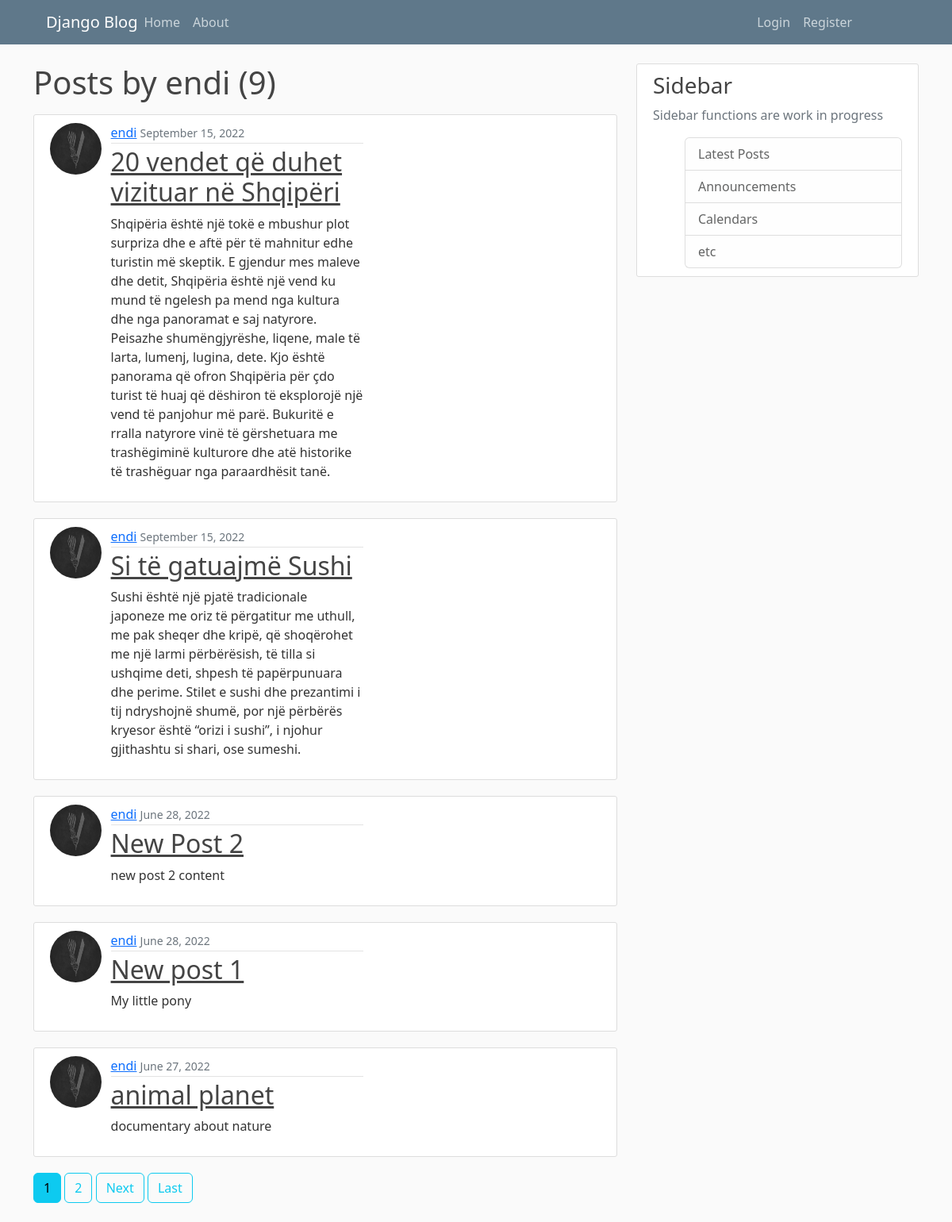
Page /en/user/endi on the committed database.
### blog/models.py (models this page shows, shortened)
class Post(models.Model):
    title = models.CharField(_('title'),max_length=100)
    content = models.TextField(_("content"))
    date_posted = models.DateTimeField(_("date posted"),default=timezone.now)
    author = models.ForeignKey(User,verbose_name=_("author"), on_delete=models.CASCADE)   # cascade --> nese fshihet user,
    class Meta:
        verbose_name = _('post')
        verbose_name_plural = _('posts')

### users/models.py (models this page shows, shortened)
class Profile(models.Model):
    user = models.OneToOneField(User, verbose_name=_("user") , on_delete=models.CASCADE)  # cascade --> nese fshihet user,
    image = models.ImageField(_('image'), default='default.jpg', upload_to='profile_pics')
    class Meta:
        verbose_name = _('profile')
        verbose_name_plural = _('profiles')

### blog/views.py (the view)
# urls.py: path('user/<str:username>', UserPostListView.as_view(), name='user-posts'),
class UserPostListView(ListView):
    model = Post
    template_name = 'blog/user_posts.html'  # <app>/<model>_<viewtype>.html -> e kerkon template ne kete format
    context_object_name = 'posts'
    paginate_by = 5
    def get_queryset(self):
        user = get_object_or_404(User, username=self.kwargs.get('username'))  #merr username nga vete url
        return Post.objects.filter(author=user).order_by('-date_posted')

### blog/templates/blog/user_posts.html (shortened to what this page needs)
{% extends "blog/base.html" %}
{% load i18n %}
{% block content %}
<h1 class="mb-3">Posts by {{ view.kwargs.username }} ({{ page_obj.paginator.count }})</h1>
{% for post in posts %}
<article class="media content-section">
    <div class="row">
        <div class="col-lg-1">
            <img class="rounded-circle article-img" src="{{ post.author.profile.image.url }}">
        </div>
        <div class="col-lg-3 blog-post-text" style="width: 50%">
            <div class="media-body">
                <div class="article-metadata">
                    <a class="mr-2" href="{% url 'user-posts' post.author.username %}">{{ post.author }}</a>
                    <small class="text-muted">{{ post.date_posted|date:"F d, Y" }}</small>
                </div>
                <h2><a class="article-title" href="{% url 'post-detail' post.id %}">{{ post.title }}</a></h2>
                <p class="article-content">{{ post.content }}</p>
            </div>
        </div>
    </div>
</article>
{% endfor %}
{% if is_paginated %}
    {% for num in page_obj.paginator.page_range %}
        {% if page_obj.number == num %}
            <a class="btn btn-info mb-4" href="?page={{ num }}"> {{ num }} </a>
        {% elif num > page_obj.number|add:'-3' and num < page_obj.number|add:'3' %}
            <a class="btn btn-outline-info mb-4" href="?page={{ num }}"> {{ num }} </a>
        {% endif %}
    {% endfor %}
    {% if page_obj.has_next %}
    <a class="btn btn-outline-info mb-4" href="?page={{ page_obj.next_page_number }}">{% trans "Next" %}</a>
    <a class="btn btn-outline-info mb-4" href="?page={{ page_obj.paginator.num_pages }}">{% trans "Last" %}</a>
    {% endif %}
{% endif %}
{% endblock %}

### blog/static/blog/styles.css (style rules this page uses)
body { background: #fafafa; color: #333333; margin-top: 5rem; }
h1, h2, h3, h4, h5, h6 { color: #444444; }
.content-section { background: #ffffff; padding: 10px 20px; border: 1px solid #dddddd; border-radius: 3px; margin-bottom: 20px; }
.article-title { color: #444444; }
.article-content { white-space: pre-line; }
.article-img { height: 65px; width: 65px; margin-right: 16px; }
.article-metadata { padding-bottom: 1px; margin-bottom: 4px; border-bottom: 1px solid #e3e3e3 }
.blog-post-text { padding-left: 4%; }

### rows in the picture
Post: author.profile.image (picture), author "endi", date_posted "September 15, 2022", title "20 vendet që duhet vizituar në Shqipëri", content "Shqipëria është një tokë e mbushur plot surpriza dhe e aftë për të mahnitur edhe turistin më skeptik. E gjendur mes maleve dhe detit, Shqipëria është një vend ku mund të ngelesh pa mend nga kultura dhe nga panoramat e saj natyrore. Peisazhe shumëngjyrëshe, liqene, male të larta, lumenj, lugina, dete. Kjo është panorama që ofron Shqipëria për çdo turist të huaj që dëshiron të eksplorojë një vend të panjohur më parë. Bukuritë e rralla natyrore vinë të gërshetuara me trashëgiminë kulturore dhe atë historike të trashëguar nga paraardhësit tanë."
Post: author.profile.image (picture), author "endi", date_posted "September 15, 2022", title "Si të gatuajmë Sushi", content "Sushi është një pjatë tradicionale japoneze me oriz të përgatitur me uthull, me pak sheqer dhe kripë, që shoqërohet me një larmi përbërësish, të tilla si ushqime deti, shpesh të papërpunuara dhe perime. Stilet e sushi dhe prezantimi i tij ndryshojnë shumë, por një përbërës kryesor është “orizi i sushi”, i njohur gjithashtu si shari, ose sumeshi."
Post: author.profile.image (picture), author "endi", date_posted "June 28, 2022", title "New Post 2", content "new post 2 content"
Post: author.profile.image (picture), author "endi", date_posted "June 28, 2022", title "New post 1", content "My little pony"
Post: author.profile.image (picture), author "endi", date_posted "June 27, 2022", title "animal planet", content "documentary about nature"

### other values in the picture
{{ view.kwargs.username }} "endi"
{{ page_obj.paginator.count }} "9"
{{ num }} "1"
{{ num }} "2"
